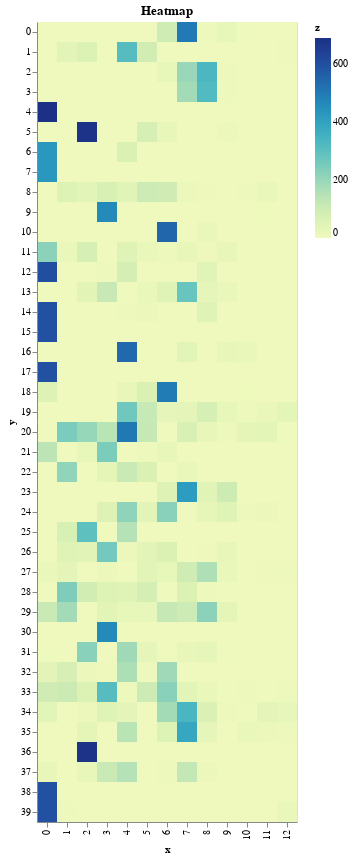

The notebook cell this image was saved under:
### Code cell
import altair as alt
import numpy as np
import pandas as pd

keyword = keyword_citation_data.values

# Compute x^2 + y^2 across a 2D grid
year, y = np.meshgrid(range(0, 13), range(0, keyword_citation_data.index.size))
z = keyword

# Convert this grid to columnar data expected by Altair
source = pd.DataFrame({'x': year.ravel(),
                     'y': y.ravel(),
                     'z': z.ravel()})

alt.Chart(source).mark_rect().encode(
    #alt.X(field='Years', type='nominal',
    #      sort=keyword_citation_data.columns),
    #alt.Y(field='Topics', type='nominal',
    #      sort=keyword_citation_data.index.values),
    x='x:O',
    y='y:O',
    color='z:Q'
).properties(
    title='Heatmap')

### Figure 1 — Vega-Lite specification as saved in the notebook (floating-point values rounded to 4 significant figures; data arrays with more than 128 entries replaced by an {"elided": "..."} marker saying what was removed)
{"config": {"view": {"continuousWidth": 400, "continuousHeight": 300}}, "data": {"name": "data-8c8abbd3138d42ecac1dbded0d2ea59c"}, "mark": "rect", "encoding": {"color": {"type": "quantitative", "field": "z"}, "x": {"type": "ordinal", "field": "x"}, "y": {"type": "ordinal", "field": "y"}}, "title": "Heatmap", "$schema": "https://vega.github.io/schema/vega-lite/v4.8.1.json", "datasets": {"data-8c8abbd3138d42ecac1dbded0d2ea59c": {"elided": "520 records"}}}
